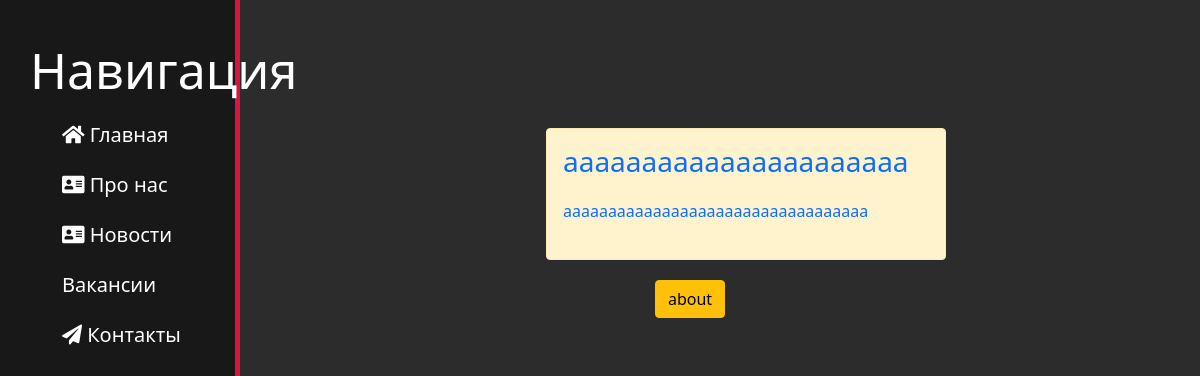
The page /news/ on the database as committed earlier.
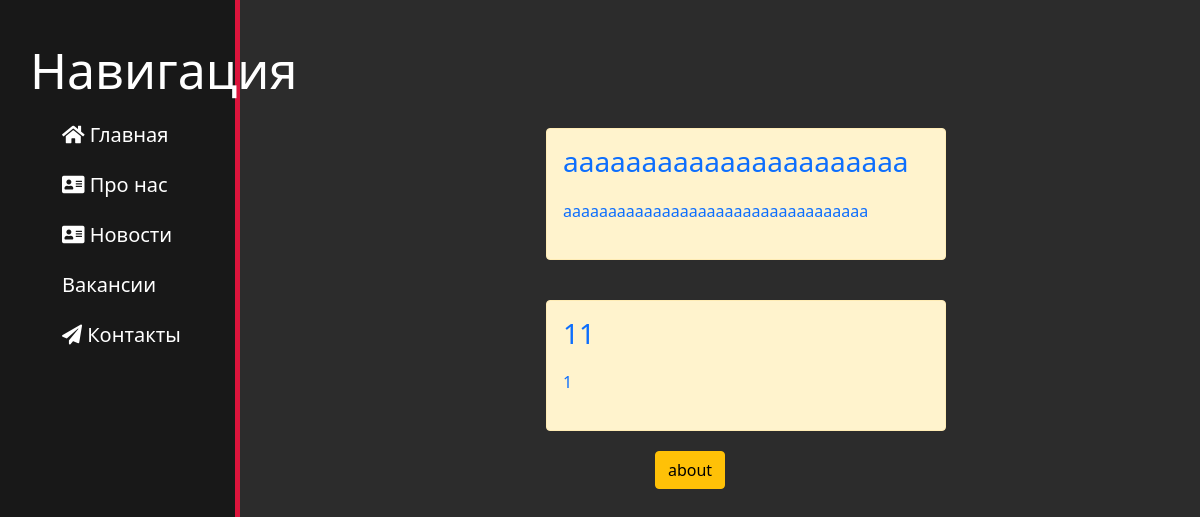
The same page on the database as committed later.
### news/models.py (models this page shows, shortened)
class Article(models.Model):
    title = models.CharField('Название', max_length=50, default='')
    anons = models.CharField('Анонс', max_length=250)
    full_text = models.TextField('Статья')
    date = models.DateTimeField('Дата публикации')

### news/views.py (the view)
# urls.py: path('', views.news_home, name='news_home'),
def news_home(request):
    news = Article.objects.all()
    return render(request, 'news/news_home.html', {'news': news})

### news/templates/news/news_home.html (shortened to what this page needs)
{% extends 'main/layout.html' %}
{% block content %}
    <div class='features'>
        {% for el in news %}
            <div class="alert alert-warning">
                <a href="{% url 'news_detail' el.id %}">
                <h3>{{ el.title }}</h3>
                <p>{{ el.anons }}</p>
                </a>
            </div>
        {% endfor %}
        <button class="btn btn-warning">about</button>
    </div>
{% endblock %}

### main/templates/main/layout.html (shortened to what this page needs)
{% load static %}
<!DOCTYPE html>
<html lang="en">
<head>
    <link rel="stylesheet" href="https://cdn.jsdelivr.net/npm/bootstrap@5.1.3/dist/css/bootstrap.min.css">
    <link rel="stylesheet" href="{% static 'main/css/main.css' %}">
    <link rel="stylesheet" href="https://use.fontawesome.com/releases/v5.8.2/css/all.css">
</head>
<body>
    <aside>
        <h3>Навигация</h3>
        <ul>
            <a href="{% url 'home' %}"><li><i class="fas fa-home"></i> Главная</li></a>
            <a href="{% url 'about' %}"><li><i class="fas fa-address-card"></i> Про нас</li></a>
            <a href="{% url 'news_home' %}"><li><i class="fas fa-address-card"></i> Новости</li></a>
            <a href="{% url 'job_home' %}"><li> Вакансии</li></a>
            <a href="{% url 'contact' %}"><li><i class="fas fa-paper-plane"></i> Контакты</li></a>
        </ul>
    </aside>
    <main>
        {% block content %}
        {% endblock %}
    </main>
</body>
</html>

### main/static/main/css/main.css (style rules this page uses)
body { background: #2c2c2c; }
aside { float: left; background: #181818; width: 20%; padding: 2.5%; height: 100vh; color: #fff; border-right: 5px solid crimson; }
aside h3 { margin-top: 10px; font-size: 50px; text-align: center; }
aside ul { list-style: none; }
aside ul li { color: #fff; display: block; margin-top: 20px; font-size: 20px; transition: transform .6s ease; }
a:hover, a:visited, a:link, a:active { text-decoration: none; }
main .features { float: left; color: #fff; margin-top: 100px; text-align: center; width: 75%; }
main .features p { max-width: 400px; margin: 20px auto }
.alert-warning { float: left; clear: both; width: 400px; margin: 20px 34%; text-align: left; }

Rows that differ between the two databases and show on the page:
added Article: title "11", anons "1"
